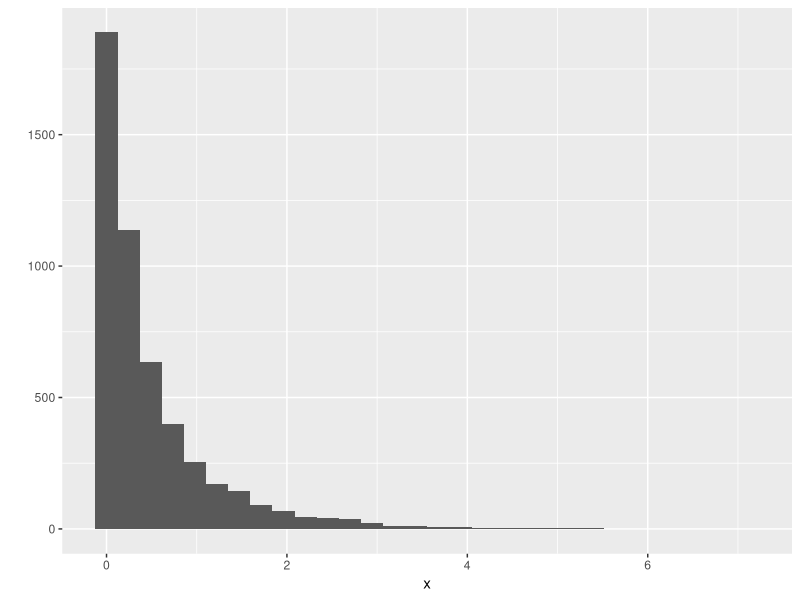

Generate this figure with R: (Note: this script raises an error after producing the figure.)
library(ggplot2)
library(scales)
library(tibble)

x <- rgamma(5000, 0.5, 1); quantile(x); mean(x); qplot(x)

mydf <- tibble(TV=rnorm(5000, 0.5, 0.2), Radio=rgamma(5000, 0.5, 1)) %>% gather(Media, ROI)
group_by(mydf, Media) %>% summarise(Mean=mean(ROI), Min=min(ROI), Max=max(ROI),
                                    Median=median(ROI), Mass=sum(ROI>0.3)/n(),
                                    Sharpe=Mean/sd(ROI))
ggplot(mydf, aes(x=ROI, group=Media, fill=Media)) + geom_histogram() + theme_minimal() +
  scale_fill_brewer(type = "qual", palette = 6) + facet_grid(.~Media) + geom_vline(xintercept = 0.5) +
  ylab("Probability")
ggplot(mydf, aes(x=ROI, group=Media, fill=Media)) + geom_density(alpha=0.5) + theme_minimal(base_size = 15) +
  scale_fill_brewer(type = "qual", palette = 6) + facet_grid(.~Media) + geom_vline(xintercept = 0.5) +
  ylab("Probability")
ggplot(mydf, aes(x=ROI, group=Media, fill=Media)) + geom_density(alpha=0.5) + theme_minimal(base_size = 15) +
  scale_fill_brewer(type = "qual", palette = 6) + facet_grid(Media~.) + geom_vline(xintercept = 0.5) +
  ylab("Probability")
